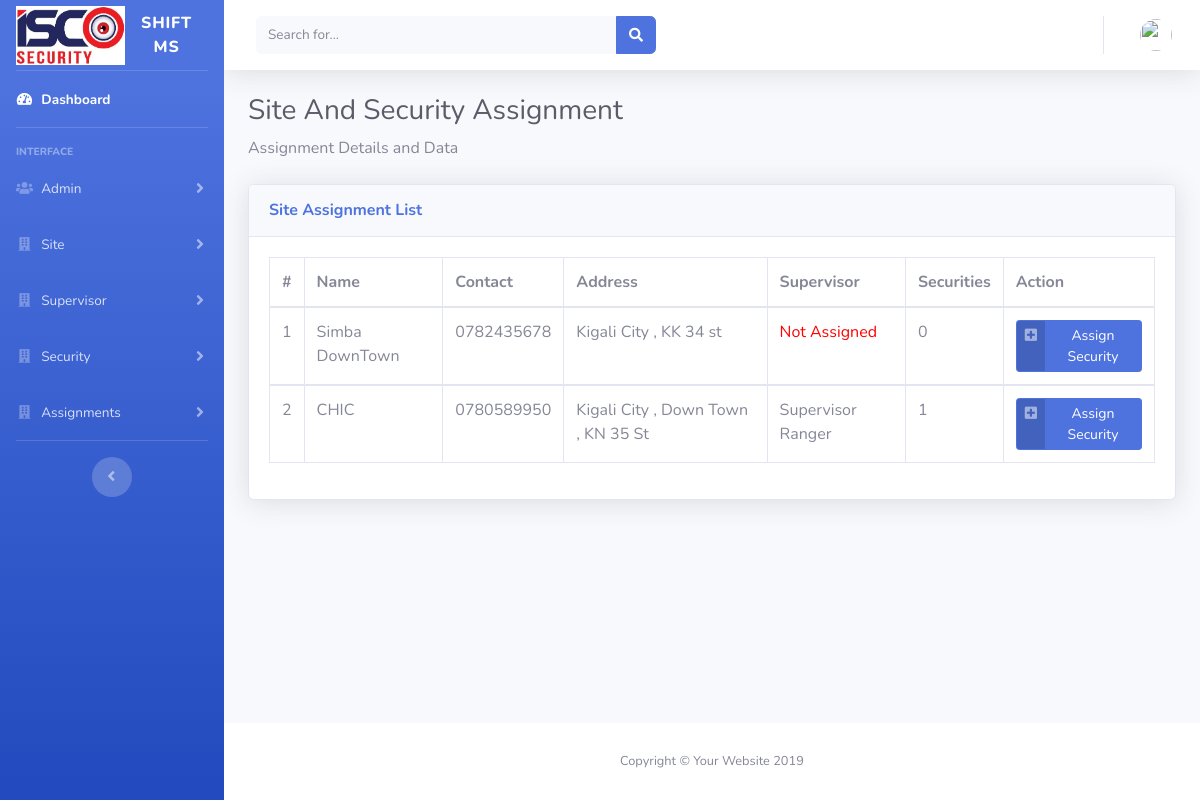
/master/index.php?assign-security (signed in), run on the app's committed database.
### tables this page shows
CREATE TABLE `site` (
  `site_id` int(11) NOT NULL,
  `site_name` longtext NOT NULL,
  `site_address` longtext NOT NULL,
  `site_email` longtext NOT NULL,
  `site_tel` longtext NOT NULL,
  `site_date` timestamp NOT NULL DEFAULT current_timestamp() ON UPDATE current_timestamp(),
  `supervisor_id` int(50) DEFAULT NULL
);

CREATE TABLE `supervisor` (
  `supervisor_id` int(11) NOT NULL,
  `username` longtext DEFAULT NULL,
  `password` longtext DEFAULT NULL,
  `supervisor_name` longtext DEFAULT NULL,
  `gender` longtext DEFAULT NULL,
  `u_type_id` int(100) DEFAULT NULL,
  `tel` longtext DEFAULT NULL,
  `mail` longtext DEFAULT NULL,
  `profile` varchar(255) DEFAULT NULL,
  `site_id` int(11) DEFAULT NULL
);

### master/assign_security.php (the view, shortened to what this page needs)
<div class="container-fluid">
    <?php
        $query1=$conn->query("SELECT * FROM site ");
        if($query1->num_rows <= 0   ){
    ?>
        <div class="sufee-alert alert with-close alert-info alert-dismissible fade show">
            <span class="badge badge-pill badge-info">Infoming</span>
            Sorry <b><?php echo $m_username ?></b> Doen't Have Any Site.
                <button type="button" class="close" data-dismiss="alert" aria-label="Close">
                <span aria-hidden="true">&times;</span>
                </button>
        </div>
    <?php
        }else{
    ?>
        <h1 class="h3 mb-2 text-gray-800">Site And Security Assignment</h1>
        <p class="mb-4">Assignment Details and Data </p>
        <div class="card shadow mb-4">
         <div class="card-header py-3">
           <h6 class="m-0 font-weight-bold text-primary">Site Assignment List</h6>
         </div>
            <div class="card-body">
        <div class="table-responsive">
          <table class="table table-bordered" id="dataTable" width="100%" cellspacing="0">
            <thead>
              <tr>
                  <th>#</th>
                  <th>Name</th>
                  <th>Contact</th>
                  <th>Address</th>
                  <th>Supervisor</th>
                  <th>Securities</th>
                  <th>Action</th>
              </tr>
            </thead>
            <?php
            	$no=0;
              $sql1="SELECT * FROM site ORDER BY site_id DESC";
              $result1=$conn->query($sql1);
              while ($row1 = $result1->fetch_assoc()) {
              	$no+=1;
              	$site_id=$row1['site_id'];
              	$sup_id=$row1['supervisor_id'];
              $sql2="SELECT * FROM supervisor WHERE supervisor_id='$sup_id'";
              $result2=$conn->query($sql2);
              while ($row2 = $result2->fetch_assoc()) {
              $sup_names=$row2['supervisor_name'];
          	}
          	$sql_3=" SELECT COUNT(site_id) AS no_security FROM `assignment_security` WHERE site_id='$site_id' ";
              $result_3=$conn->query($sql_3);
              while ($row_3 = $result_3->fetch_assoc()) {
              $tot_sec =$row_3['no_security'];
          	}
          ?>
          <tbody>
              <tr>
                  <td><?php echo $no; ?></td>
                  <td><?php echo $row1['site_name'];?></td>
                  <td><?php echo $row1['site_tel'];?></td>
                  <td><?php echo $row1['site_address'];?></td>
                  <td>
                  	<?php
                       if (empty($sup_id)) {
                           ?>
                           	<span style="color: red;" >Not Assigned</span>
                           <?php
                       } else {
                           ?>
                           	<?php echo $sup_names ?>
                           <?php
                       }
                   ?>
                  </td>
                  <td><?php echo $tot_sec ?></td>
                  <td>
                      <a href="index.php?security-assignment&&site_id=<?php echo $site_id ?>" class="btn btn-primary btn-icon-split btn-sm" >
                          <span class="icon text-white-50">
                                 <i class="fas fa-plus-square"></i>
                          </span>
                              <span class="text">Assign Security</span>
                      </a>
                  </td>
              </tr>
          </tbody>
          <?php }  ?>
          </table>
        </div>
      </div>
        </div>
</div>
    <?php
        }
    ?>

### data on the page
site: site_name "Simba DownTown", site_tel "0782435678", site_address "Kigali City , KK 34 st", shows "Not Assigned", tot_sec "0"
site: site_name "CHIC", site_tel "0780589950", site_address "Kigali City , Down Town , KN 35 St", supervisor.supervisor_name "Supervisor Ranger", tot_sec "1"
